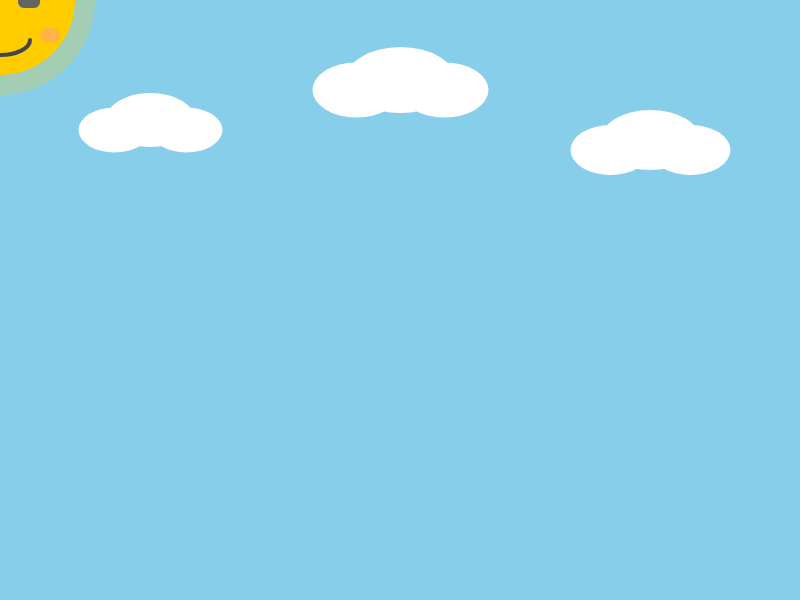
Frame 1 (no input)
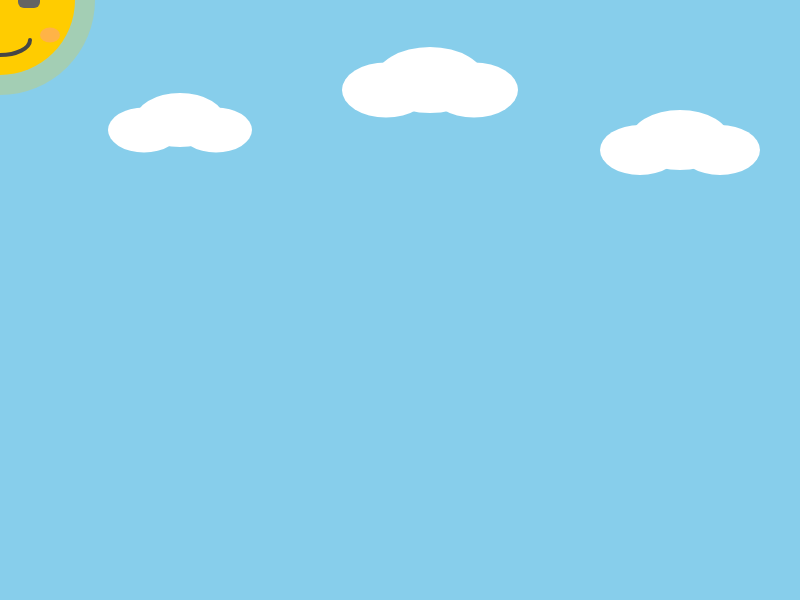
Frame 60 (no input)
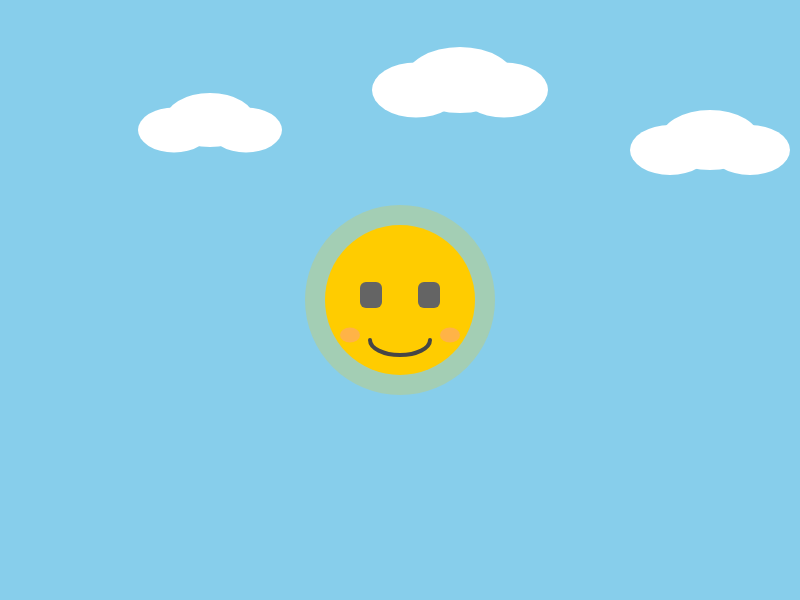
Frame 120 (the mouse pressed at the canvas centre since frame 60)

The p5.js sketch that drew these frames (run headless with seeded random() and noise() and a simulated clock; from frame 60 on, the mouse is pressed at the canvas centre):

// p5.js sketch
// ── sketch.js
/* 
Mathews C.
SS7 — Using the class function  “Daytime"

Instructions:
=== Press "D" for Day, or "N" for Night.
/* 
Mathews C.
SS7 — “Day & Night OOP”
code from SS4

Instructions:
- Press D for Day
- Press N for Night
- Move the mouse to move the Sun or Moon
*/

let scene = "day";  //

// vars
let sun;
let moon;
let c1, c2, c3;  

// ====== CELESTIAL CLASS (SUN + MOON) ======
class Celestial {
  constructor(isSun) {
    this.isSun = isSun;  // true → sun, false → moon
  }

  display() {
    // pick color based on sun/moon
    if (this.isSun) {
      fill(255, 204, 0);
    } else {
      fill(255, 255, 230);
    }

    // main circle
    ellipse(mouseX, mouseY, 150, 150);

    // glow
    if (this.isSun) {
      fill(255, 204, 0, 60);
    } else {
      fill(255, 255, 230, 60);
    }
    ellipse(mouseX, mouseY, 190, 190);
  }

  drawFace() {
    // face inside the orb — same for sun & moon
    fill(100);
    rect(mouseX - 40, mouseY - 18, 22, 26, 6);
    rect(mouseX + 18, mouseY - 18, 22, 26, 6);

    // cheeks
    fill(255, 150, 150, 120);
    ellipse(mouseX - 50, mouseY + 35, 20, 15);
    ellipse(mouseX + 50, mouseY + 35, 20, 15);

    // smile
    noFill();
    stroke(70);
    strokeWeight(4);
    arc(mouseX, mouseY + 40, 60, 30, 0, PI);
  }
}

// ------------------ CLOUD CLASS ------------------
class Cloud {
  constructor(x, y, size) {
    this.x = x;     // position
    this.y = y;
    this.size = size;
    this.speed = 0.5; // small movement
  }

  move() {
    this.x += this.speed;
    if (this.x > width + this.size) {
      this.x = -this.size; // wrap around screen
    }
  }

  display() {
    noStroke();
    fill(255);

    // simple cloud made of 3 ellipses
    ellipse(this.x, this.y, this.size, this.size * 0.6);
    ellipse(this.x + this.size * 0.4, this.y + 10, this.size * 0.8, this.size * 0.5);
    ellipse(this.x - this.size * 0.4, this.y + 10, this.size * 0.8, this.size * 0.5);
  }
}

// ------------------ SETUP ------------------
function setup() {
  createCanvas(800, 600);

  // create sun and moon objects
  sun = new Celestial(true);
  moon = new Celestial(false);

  // create 3 cloud objects (meeting the requirement)
  c1 = new Cloud(150, 120, 90);
  c2 = new Cloud(400, 80, 110);
  c3 = new Cloud(650, 140, 100);
}

// ------------------ DRAW ------------------
function draw() {

  // background
  if (scene === "day") {
    background(135, 206, 235);
  } else {
    background(25, 25, 112);
  }

  // draw & move clouds (always visible)
  c1.move(); c1.display();
  c2.move(); c2.display();
  c3.move(); c3.display();

  // draw sun or moon depending on scene
  if (scene === "day") {
    sun.display();
    sun.drawFace();
  } else {
    moon.display();
    moon.drawFace();
  }
}

// ------------------ INPUT ------------------
function keyPressed() {
  if (key === 'D' || key === 'd') scene = "day";
  if (key === 'N' || key === 'n') scene = "night";
}
